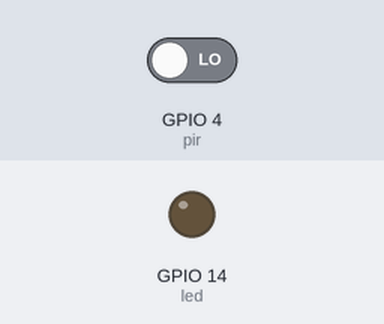
The program below on a simulated Raspberry Pi (BCM pin numbers). On the bench: output pins drawn as LEDs (lit = HIGH). The test bench sets the inputs (shaded band); at power-on: GPIO 4 (pir) LOW. What the program prints to the terminal is not drawn.

Above: at 1.2 s.
1.3 s: GPIO 4 (pir) driven HIGH
At 2.5 s:
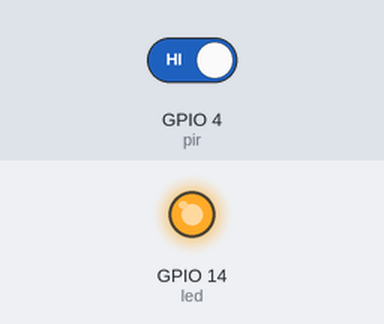
2.8 s: GPIO 4 (pir) driven LOW
At 3.8 s:
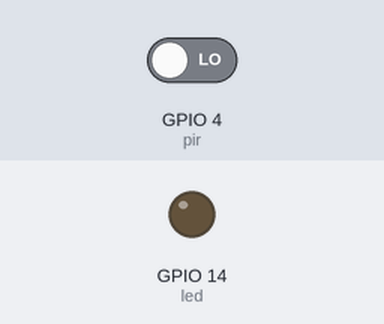
Timing chart, 0 to 5.8 s (numbered marks = the images above; inputs shaded):
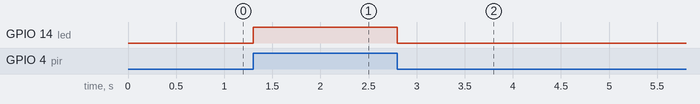

The program:

motion1.py
```python
from gpiozero import MotionSensor, LED
from signal import pause
from time import sleep

pir = MotionSensor(4)
led = LED(14)

while True:

     if pir.motion_detected:
         print("Motion!")
         led.on()
     else:
         print("no motion")
         led.off()

pause()
```

Measured:
- after the input at 1.3 s, GPIO 14 (led): LOW → HIGH at once
- after the input at 2.8 s, GPIO 14 (led): HIGH → LOW at once
